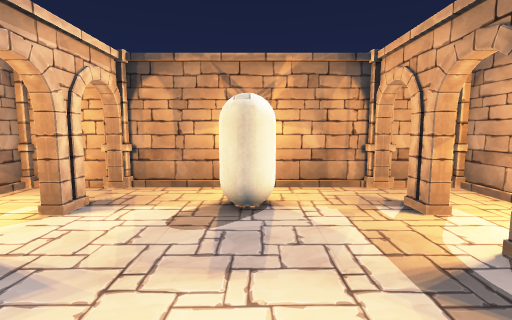
View 1 (above)

16 first-person views from a walk through a scene from a Unity 3-D project. The camera is 1.3 m above the floor, tilts 6° down and sees 85° across. Doors are open. The floor is counted in squares, 1 m on a side. Each view is taken from the middle of a square. On the plan, view 1 faces up. The plan holds only what a view shows up to about 13 squares ahead; the rest is blank. The place goes on beyond the plan. The player is left out. Some animated figures are left out. Some surface patterns are stand-ins.

View 2
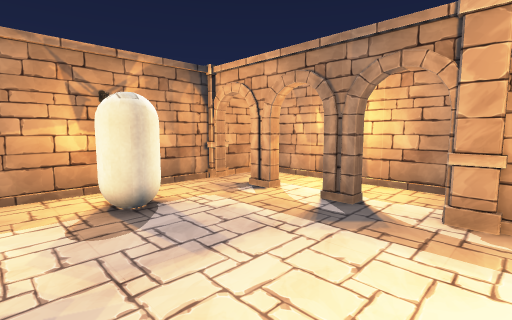

View 3
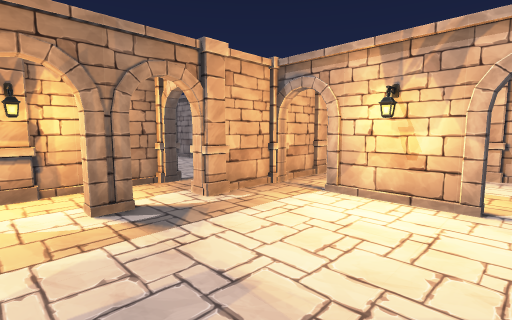

View 4
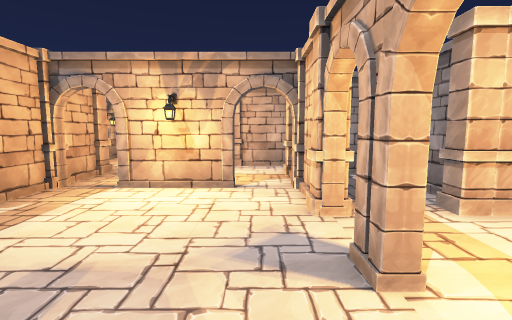

View 5
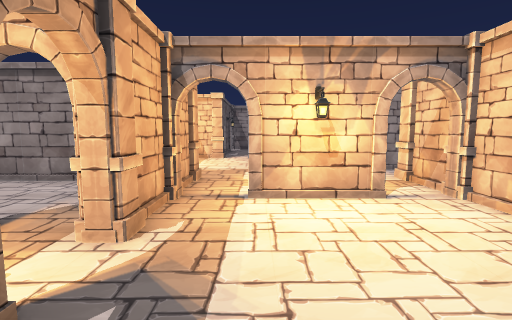

View 6
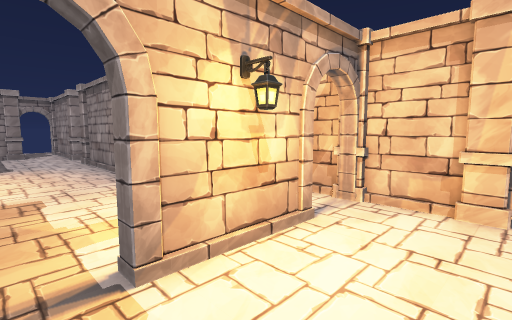

View 7
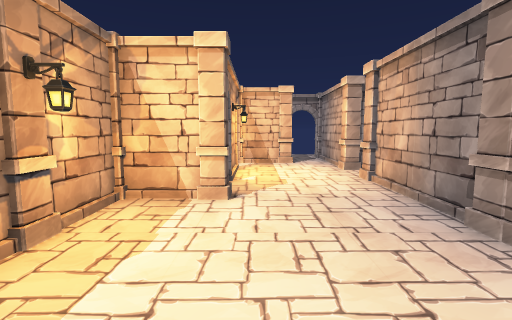

View 8
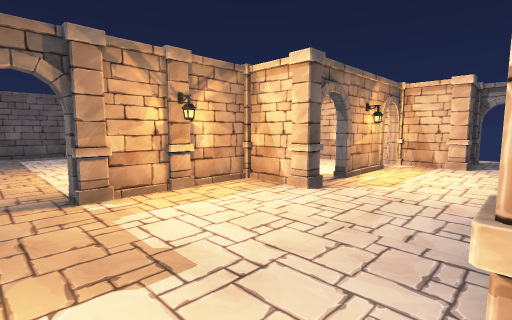

View 9
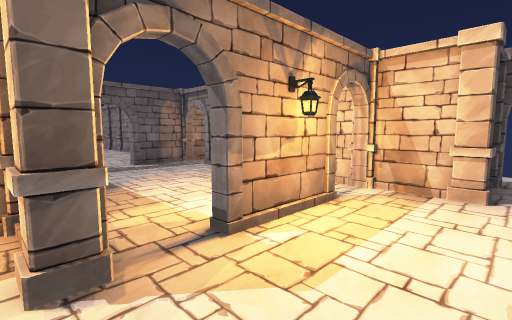

View 10
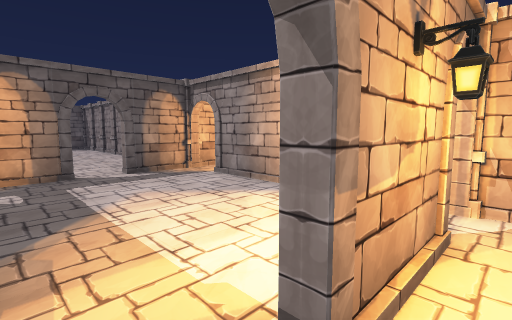

View 11
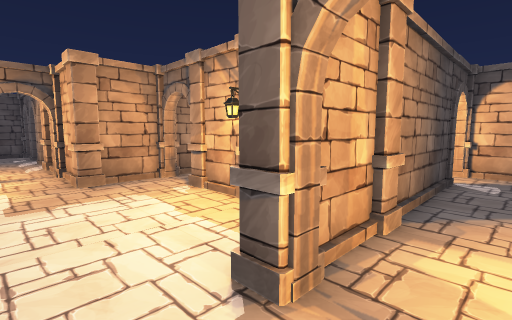

View 12
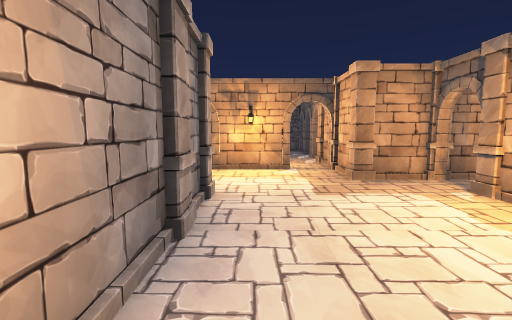

View 13
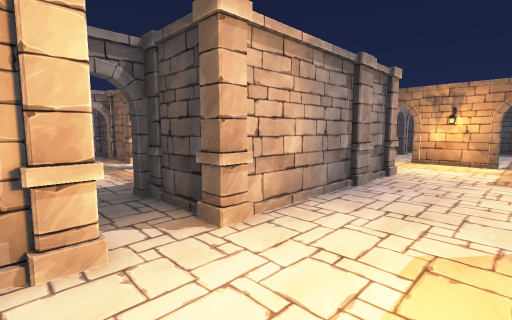

View 14
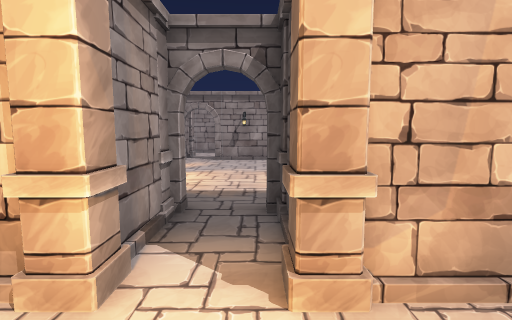

View 15
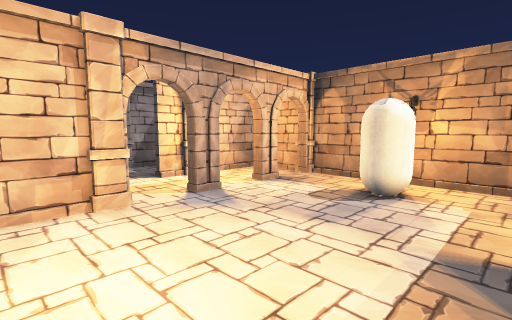

View 16
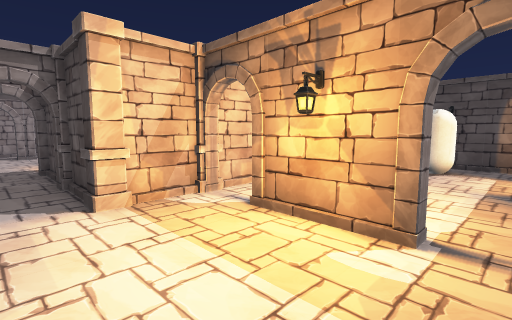

### Floor plan
Points are (right, up) in squares from view 1. A wall is a line through its corners. A room is listed if a view was taken in it or the views show most of it. See-through windows are left out.
Room 1 (views 1, 2, 3, 4, 5, 6, 15)
walls: (2.7, 2.1) (2.7, 2.9); (2.7, 4.1) (2.7, 4.9); (-3.1, 2.9) (-3.1, 2.1); (-3.1, 4.9) (-3.1, 4.1); (-3.1, 0.4) (-3.1, -1.6); (2.7, -0.5) (2.7, 0.4); (-1.5, -1.4) (1.3, -1.4); (1.3, -1.6) (-0.6, -1.6); (4.7, 4.4) (4.7, 6.4) (-4.4, 6.4); (2.7, -2.6) (2.7, -1.4)
ways out: opening at (-2, -1) to room 2; opening at (2, -2) to room 2; open door at (4, 0.5)
objects: pillar (-3, -1); pillar (-3, 1); pillar (-3, 6) to (-3, 7); capsule (0, 5); other object (0, 6); pillar (3, -1); pillar (3, 1); pillar (3, 6) to (3, 7)
Room 2 (views 7, 8, 9, 10, 11, 12, 13, 14, 16)
walls: (-1.1, -8.4) (-1.1, -10.6); (3.4, -9.4) (4.5, -9.4); (-1.1, -5.6) (-1.1, -6.6); (4.7, -8.5) (4.7, -7.5); (4.7, -6.6) (4.7, -5.6); (-3.9, -5.4) (-1.5, -5.4); (-1.1, -13.6) (-1.1, -16.5); (2.7, -13.9) (2.7, -11.1); (-0.6, -1.6) (-1.5, -1.6); (6, -3.6) (3.4, -3.6); (1.4, -15.4) (2.4, -15.4); (-3.1, -1.6) (-3.1, -2.6)
ways out: opening at (-2, -1) to room 1; opening at (2, -2) to room 1; gap at (3, -14) to room 3; gap at (3, -11) to room 3
objects: pillar (-3, -4) to (-3, -3); pillar (-1, -13); pillar (-1, -12) to (-1, -11); pillar (-1, -5); pillar (1, -15); lamp (2, -12); pillar (3, -10) to (3, -9); pillar (3, -4) to (3, -3); lamp (4, -7); pillar (5, -7); pillar (5, -5); pillar (5, -4) to (5, -3)
Room 3 (no view inside)
walls: (9.1, -9.6) (3.4, -9.6); (10.7, -11.9) (10.7, -9.6); (5.4, -15.4) (9.1, -15.4); (10.7, -16.5) (10.7, -13.1)
ways out: gap at (3, -14) to room 2; gap at (3, -11) to room 2; gap at (11, -12.5)
objects: pillar (5, -10) to (5, -9)

Where each view was taken, in squares from view 1:
view 1: 0 up, 0 right, facing up
view 2: 0 up, 2 left, facing up-right
view 3: 4 up, 2 left, facing down-right
view 4: 5 up, 2 left, facing down
view 5: 4 up, 1 right, facing down
view 6: 1 up, 2 right, facing down-left
view 7: 4 down, 2 right, facing down
view 8: 4 down, 1 left, facing down-right
view 9: 9 down, 0 right, facing down-right
view 10: 10 down, 2 right, facing down-right
view 11: 11 down, 1 right, facing up-right
view 12: 11 down, 0 right, facing up
view 13: 14 down, 2 right, facing up-left
view 14: 12 down, 1 right, facing left
view 15: 1 down, 2 right, facing up-left
view 16: 5 down, 2 right, facing up-left
